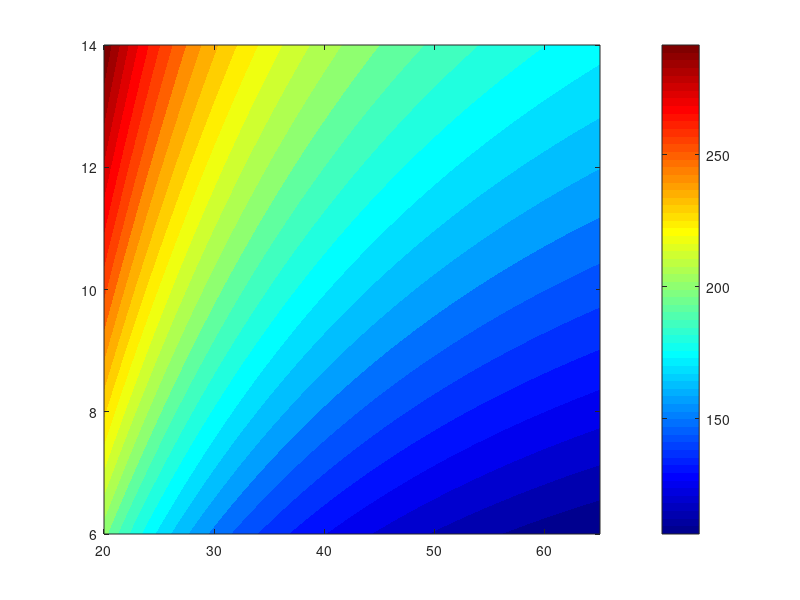

MATLAB code for this plot: (Note: this script raises an error after producing the figure.)
%% LandingDist.m
%{
Landing distance trade study for Arctic STOL aircraft.
Generates a contour heatmap of total landing distance as a function of
wing area (S) and aspect ratio (AR).

Landing distance is broken into two phases:
    d_landing = d_air + d_ground

    d_air    : Analytical air-phase distance (obstacle to touchdown).
               Combines 50 ft obstacle clearance and flare geometry,
               scaled by the approach L/D ratio (E = CL_max / CD).
               NOTE: High L/D (efficient wing) produces a LONGER d_air
               because the glide slope is flatter. This is the fundamental
               STOL tension — aerodynamic efficiency works against short-field
               landing performance.

    d_ground : Ground roll from V_TD = 1.3*Vstall to rest.
               Retarding forces: wheel brakes + aerodynamic drag + reverse thrust.
               Aero forces and T_rev evaluated at average speed 0.7 * V_TD.
               T_rev uses the same shaft-power method as TakeoffDist:
                   T_A  = P_A / (0.7 * V_TD)    [forward thrust at avg speed]
                   T_rev = eta_rev * T_A          [reverse thrust, beta-pitch]
               T_A and T_rev therefore change at every (AR, S) cell as
               V_TD varies with S through V_stall.

CD0 is split into two terms — one per flight phase:
    CD0_approach   = CD0_clean + CD0_flaps          [used for d_air only]
    CD0_groundroll = CD0_approach + CD0_spoilers    [used for d_ground only]
    CD0_flaps      = 0.0023 * flapSpanFraction * flapDeflection_deg
    CD0_spoilers   = Cd_spoiler_normal * (S_spoiler/S_ref) * sin(theta_spoiler)

Method references:
    Anderson, "Introduction to Flight", Landing Performance
    Raymer,   "Aircraft Design: A Conceptual Approach", Ch. 17
    Raymer,   Ch. 13 (propulsive reversal, turboprop reverse-pitch efficiency)

ITERATION NOTE:
    W_To, SHP, CD0_clean, and CL_max are estimates at this stage.
    Re-run every weight loop iteration as these values converge.
%}

clear; clc;

%% ============================================================
%%  SECTION 1 — USER INPUTS  (update every design iteration)
%% ============================================================

% --- Takeoff weight and fuel accounting ---
% W_To is the primary driver of V_stall and all force terms.
W_To          = 40000;   % Max takeoff gross weight [N]
                          % Update each iteration as weight estimate refines
fuel_fraction = 0.132;   % W_fuel / W_To  (total usable fuel as fraction of MTOW)
                          % Updated from Breguet range calculation each iteration
W_fuel_reserve = 500;     % Weight of fuel retained at landing [N]
                          %   Represents trapped/unusable fuel in lines and tanks
                          %   Not a fraction — set as an absolute weight so it
                          %   stays physically fixed regardless of fuel_fraction
                          %   Increase to model IFR divert reserve (heavier landing)

% --- Powerplant ---
% Same engine as TakeoffDist — SHP does not change between missions.
% T_A at landing is lower than at takeoff because V_TD > V_avg_TO,
% i.e. the turboprop produces less thrust at the higher landing speed.
SHP      = 1050;   % Total shaft horsepower, BOTH engines [hp]
                    % e.g. 2x PT6A-27 (~620 SHP each) — update after engine sel.
eta_prop = 0.80;   % Propeller efficiency during ground roll [--]
                    % Conservative value for partial-reverse beta range

% Convert SHP to available propulsive power [W]
P_shaft = SHP * 745.7;          % shaft power [W]  (1 hp = 745.7 W exactly)
P_A     = eta_prop * P_shaft;   % available propulsive power [W]
% NOTE: T_A = P_A / (0.7*V_TD) is computed INSIDE the sweep loop because
% V_TD changes with S at every cell (via V_stall → V_TD = 1.3*V_stall).

% --- Thrust reversal (PT6A-series turboprop, reverse-pitch propeller) ---
% PT6A turboprops achieve reverse thrust by driving blades into the
% beta / reverse-pitch range. No cascade hardware required.
% eta_rev = 0.60 per Raymer, "Aircraft Design: A Conceptual Approach",
% Ch. 13 (propulsion reversal analysis for turboprop/propeller installations).
% This is higher than the 0.45 used in the old script; 0.60 is Raymer's
% specific value for reverse-pitch propellers versus 0.45 for jet thrust
% reversers, making it the more physically appropriate source for this design.
eta_rev = 0.60;   % Reverse thrust effectiveness, PT6A beta-pitch [--]
% T_rev = eta_rev * T_A  is computed inside the sweep loop (T_A varies per cell)

% --- Drag: clean configuration ---
CD0_clean = 0.027;   % Parasite drag coefficient in clean (cruise) config [--]
                      % Refined from drag buildup (see Appendix A)

% --- Drag: flap contribution (landing — full deflection) ---
% Empirical formula for flap parasite drag increment:
%   CD0_flaps = 0.0023 * (flapSpanFraction) * (flapDeflection_deg)
% Source: Raymer, "Aircraft Design: A Conceptual Approach", flap drag tables.
% Landing uses full flap deflection (50 deg) vs. takeoff partial (30 deg),
% producing a significantly larger CD0 increment. This is physically correct
% and intentional — high drag on approach shortens d_air by steepening the
% glide slope (reducing E = CL/CD), which is the desired STOL behaviour.
flapSpanFraction   = 0.80;   % Fraction of semi-span covered by flaps [--]
flapDeflection_deg = 50;     % Full landing flap deflection [deg]
                               % Higher than takeoff (30 deg) — full deployment
CD0_flaps    = 0.0023 * flapSpanFraction * flapDeflection_deg;   % [--]
CD0_approach = CD0_clean + CD0_flaps;   % Total parasite drag at approach [--]
                                         % Used for d_air only (spoilers not yet deployed)

% --- Drag: spoiler contribution (ground roll only) ---
% Spoilers deploy on touchdown to kill lift and maximise braking normal force.
% They are NOT active during the airborne approach phase (d_air uses CD0_approach).
% Formula (Raymer drag buildup, spoiler panel):
%   Delta_CD0 = (Cd,spoiler,normal x S_spoiler,total x sin(theta)) / S_ref
% Because S_spoiler,total = (S_spoiler/S_ref) x S_ref, S_ref cancels:
%   Delta_CD0 = Cd,spoiler,normal x (S_spoiler/S_ref) x sin(theta_spoiler)
% CD0_spoilers is therefore a geometric constant independent of the S sweep.
Cd_spoiler_normal = 1.28;    % Normal-force drag coeff of spoiler panel [--]
                               % Flat-plate perpendicular-to-flow value
S_spoiler_ratio   = 0.1;     % S_spoiler,total / S_ref  [--]  (10% of wing area)
theta_spoiler_deg = 60;      % Spoiler deflection angle at touchdown [deg]
theta_spoiler_rad = theta_spoiler_deg * pi/180;

CD0_spoilers   = Cd_spoiler_normal * S_spoiler_ratio * sin(theta_spoiler_rad);   % [--]
CD0_groundroll = CD0_approach + CD0_spoilers;   % Parasite drag during ground roll [--]
                                                  % = CD0_clean + CD0_flaps + CD0_spoilers

% --- Lift kill factor (ground roll) ---
% Spoiler deployment collapses the lift distribution, reducing effective CL
% during the ground roll. This increases gear normal force and therefore
% available braking friction. liftKillFactor = fraction of CL_max retained.
% 0.20 means only 20% of approach lift acts on the wing during ground roll.
% Consistent with CA_TWvsWS_To_Land.m spoiler assumption.
liftKillFactor = 0.20;   % Fraction of CL_max_land retained with spoilers [--]

% --- Lift: landing configuration ---
% CL_max_land uses an 80% margin on the airfoil/flap CLmax per RFP §4.3.
% Base value 3.4 reflects a high-lift STOL airfoil + full Fowler flap;
% update once airfoil selection is finalised.
CL_max_land = 3.4 * 0.80;   % Aircraft CL_max in landing config [--] = 2.72

% --- Aerodynamic efficiency ---
e = 0.9;   % Oswald efficiency factor [--] (per RFP §4.3, clean config)

% --- Ground roll braking ---
mu_brake = 0.5;   % Braking friction coefficient (gravel runway, per RFP) [--]
                   % Consider running mu_brake = 0.3 as a wet/icy gravel
                   % sensitivity check for winter operations

% --- Atmosphere ---
rho_sea = 1.225;   % Sea-level ISA air density [kg/m^3]
g       = 9.81;    % Gravitational acceleration [m/s^2]

% --- Heatmap sweep ranges ---
AR_range = linspace(6,  14, 80);   % Aspect ratio sweep [--]
S_range  = linspace(20, 65, 80);   % Wing reference area [m^2]

%% ============================================================
%%  SECTION 2 — DERIVED LANDING WEIGHT AND CONSOLE HEADER
%% ============================================================

W_fuel_total  = fuel_fraction * W_To;                   % Total usable fuel [N]
W_fuel_burned = W_fuel_total  - W_fuel_reserve;         % Fuel consumed on mission [N]
W_landing     = W_To          - W_fuel_burned;          % Aircraft landing weight [N]
% Expanded: W_landing = W_To*(1 - fuel_fraction) + W_fuel_reserve

d_land_req  = 152.4;           % 500 ft field-length requirement [m]
d_land_marg = d_land_req * 0.90;   % 10% design margin target (= 137.2 m) [m]

fprintf('=== LandingDist.m — Parameter Summary ===\n')
fprintf('  W_To             : %6.0f N  (%.0f kg)\n',   W_To, W_To/g)
fprintf('  fuel_fraction    : %.3f  →  W_fuel = %.0f N\n', fuel_fraction, W_fuel_total)
fprintf('  W_fuel_reserve   : %.0f N  (trapped/unusable fuel)\n', W_fuel_reserve)
fprintf('  W_fuel_burned    : %.0f N\n', W_fuel_burned)
fprintf('  LANDING WEIGHT   : %.0f N  (%.0f kg,  %.1f%% of MTOW)\n', ...
    W_landing, W_landing/g, 100*W_landing/W_To)
fprintf('  SHP (total)      : %6.0f hp  →  P_shaft = %.1f kW\n', SHP, P_shaft/1e3)
fprintf('  eta_prop         : %.2f  →  P_A = %.1f kW\n', eta_prop, P_A/1e3)
fprintf('  eta_rev          : %.2f  (Raymer Ch.13, reverse-pitch turboprop)\n', eta_rev)
fprintf('  CD0_clean        : %.4f\n', CD0_clean)
fprintf('  flapSpan%%        : %.0f%%\n', flapSpanFraction*100)
fprintf('  flapDeflect      : %.0f deg  (full landing flap)\n', flapDeflection_deg)
fprintf('  CD0_flaps        : %.4f  (= 0.0023 × %.2f × %.0f)\n', ...
    CD0_flaps, flapSpanFraction, flapDeflection_deg)
fprintf('  CD0_approach     : %.4f  (clean + flaps, air phase)\n', CD0_approach)
fprintf('  Cd_spoiler_norm  : %.2f\n', Cd_spoiler_normal)
fprintf('  S_spoiler/S_ref  : %.2f\n', S_spoiler_ratio)
fprintf('  theta_spoiler    : %.0f deg\n', theta_spoiler_deg)
fprintf('  CD0_spoilers     : %.4f  (= %.2f x %.2f x sin(%.0f deg))\n', ...
    CD0_spoilers, Cd_spoiler_normal, S_spoiler_ratio, theta_spoiler_deg)
fprintf('  CD0_groundroll   : %.4f  (clean + flaps + spoilers, ground roll)\n', CD0_groundroll)
fprintf('  liftKillFactor   : %.2f  (CL fraction retained with spoilers)\n', liftKillFactor)
fprintf('  CL_max_land      : %.4f  (= 3.4 × 0.80)\n', CL_max_land)
fprintf('  e                : %.2f\n', e)
fprintf('  mu_brake         : %.2f  (gravel runway, per RFP)\n', mu_brake)
fprintf('  d_req            : %.1f m  (500 ft)\n', d_land_req)
fprintf('  d_margin         : %.1f m  (10%% margin)\n\n', d_land_marg)

%% ============================================================
%%  SECTION 3 — LANDING DISTANCE SWEEP  (AR x S double loop)
%% ============================================================

d_landing_map = zeros(length(AR_range), length(S_range));
d_air_map     = zeros(length(AR_range), length(S_range));   % component breakout
d_ground_map  = zeros(length(AR_range), length(S_range));   % component breakout
T_A_map       = zeros(length(AR_range), length(S_range));   % available thrust map
T_rev_map     = zeros(length(AR_range), length(S_range));   % reverse thrust map

for i = 1:length(AR_range)
    for j = 1:length(S_range)

        AR = AR_range(i);
        S  = S_range(j);

        % Induced drag factor
        k = 1 / (pi * AR * e);   % [--]

        % ---- STALL AND APPROACH SPEEDS ----
        % Stall speed at landing weight, sea level, full-flap CL_max
        V_stall = sqrt(2*W_landing / (rho_sea*S*CL_max_land));   % [m/s]

        % Touchdown speed: 1.3 * Vstall (FAR 23 landing convention)
        V_TD = 1.3 * V_stall;   % [m/s]

        % Average ground roll speed — same 0.7 factor as TakeoffDist
        V_avg_gnd = 0.7 * V_TD;   % [m/s]

        % ---- AVAILABLE AND REVERSE THRUST (speed-dependent) ----
        % Mirroring TakeoffDist methodology: T = P_A / V at average speed.
        % Using V_avg_gnd = 0.7*V_TD as the representative ground roll speed.
        % T_A is HIGHER at lower V (turboprop physics), so it changes at every
        % cell as V_TD shifts with S. Larger S → lower V_stall → lower V_TD
        % → lower V_avg_gnd → higher T_A and T_rev.
        T_A   = P_A / V_avg_gnd;          % forward thrust at avg gnd speed [N]
        T_rev = eta_rev * T_A;             % effective reverse thrust [N]
                                            % (Raymer Ch.13: 0.60 for beta-pitch)

        % ---- DRAG POLAR (landing / approach configuration) ----
        % Total CD at CL_max_land — operating point on approach and ground roll
        CD = CD0_approach + k*(CL_max_land^2);   % [--]

        % Approach L/D at CL_max.
        % STOL trade-off: high E = flat glide = longer d_air.
        % Full landing flap (50 deg) deliberately increases CD0_approach to
        % reduce E and steepen the glide — shortening d_air at the cost of
        % higher approach drag. This is the correct STOL design intent.
        E = CL_max_land / CD;   % [--]

        % ---- AIR PHASE  (d_air) ----
        % '15' = 50 ft obstacle height (15.24 m, rounded per convention)
        % '0.133*Vstall^2/(2g)' captures the flare geometry contribution
        % Scaled by E: a high-L/D aircraft covers more ground in the air
        d_air = E * (15 + (0.133*(V_stall^2)/(2*g)));   % [m]

        % ---- GROUND ROLL  (d_ground) ----
        % Separate drag polar for ground roll: CD0_groundroll includes spoiler term.
        % Spoilers are deployed at touchdown — NOT during the airborne approach.
        % d_air used CD0_approach; d_ground uses CD0_groundroll.
        CD_gnd = CD0_groundroll + k*(CL_max_land^2);   % ground roll drag polar [--]

        % Evaluate aero forces at V_avg_gnd = 0.7*V_TD
        q_landing = 0.5 * rho_sea * (V_avg_gnd^2);   % dynamic pressure [Pa]

        % Lift during ground roll — multiplied by liftKillFactor (0.20) to
        % account for spoiler deployment collapsing the lift distribution.
        % Reduced lift → higher normal force on gear → more braking friction.
        L_landing = q_landing * S * CL_max_land * liftKillFactor;   % [N]

        % Aerodynamic drag during ground roll — uses CD0_groundroll (with spoilers)
        D_landing = q_landing * S * CD_gnd;   % [N]

        % Denominator guard: all three retarding forces must be positive.
        % If T_rev alone exceeds the other terms this is non-physical —
        % should not occur at realistic SHP values but worth checking.
        denom = D_landing + T_rev + mu_brake*(W_landing - L_landing);

        if denom <= 0
            % Cannot decelerate — guard against non-physical parameter combinations
            d_landing_map(i,j) = Inf;
            d_air_map(i,j)     = d_air;
            d_ground_map(i,j)  = Inf;
            T_A_map(i,j)       = T_A;
            T_rev_map(i,j)     = T_rev;
            continue
        end

        % Ground roll distance.
        % Factor 1.69 is the landing analogue of the 1.44 takeoff factor,
        % corrected for starting at V_TD rather than accelerating from rest.
        % T_rev is in the denominator: larger reverse thrust → shorter d_ground.
        d_ground = 1.69 * W_landing^2 / ...
            (rho_sea * g * S * CL_max_land * denom);   % [m]

        % ---- TOTAL LANDING DISTANCE ----
        d_landing_map(i,j) = d_air + d_ground;

        % Store components for command-window diagnostics
        d_air_map(i,j)    = d_air;
        d_ground_map(i,j) = d_ground;
        T_A_map(i,j)      = T_A;
        T_rev_map(i,j)    = T_rev;

    end
end

%% ============================================================
%%  SECTION 4 — HEATMAP PLOT
%% ============================================================

[S_grid, AR_grid] = meshgrid(S_range, AR_range);

figure('Name', 'Landing Distance Heatmap', 'Position', [100 100 900 650]);

% Filled colour field — matching TakeoffDist.m style
contourf(S_grid, AR_grid, d_landing_map, 30, 'LineColor', 'none');
colormap(jet);
cb = colorbar;
cb.Label.String = 'Landing Distance  d_{land}  [m]';
cb.FontSize = 11;
clim([50 200]);   % 50 m lower bound (no realistic landing is shorter);
                   % 200 m upper bound saturates infeasible/long cells red

hold on;

% Labelled contour lines for readability
[C_all, h_all] = contour(S_grid, AR_grid, d_landing_map, 10, ...
    'LineColor', [0.15 0.15 0.15], 'LineWidth', 0.7);
clabel(C_all, h_all, 'FontSize', 8, 'Color', [0.1 0.1 0.1]);

% 500 ft (152.4 m) requirement boundary — primary design constraint
[C_req, h_req] = contour(S_grid, AR_grid, d_landing_map, ...
    [d_land_req d_land_req], 'r-', 'LineWidth', 2.5);
clabel(C_req, h_req, 'FontSize', 10, 'Color', 'r', ...
    'FontWeight', 'bold', 'LabelSpacing', 300);

% 10% design margin contour in white dashed
[C_marg, h_marg] = contour(S_grid, AR_grid, d_landing_map, ...
    [d_land_marg d_land_marg], 'w--', 'LineWidth', 1.8);
clabel(C_marg, h_marg, 'FontSize', 9, 'Color', 'w', 'LabelSpacing', 300);

xlabel('Wing Reference Area,  S  [m^2]', 'FontSize', 12);
ylabel('Aspect Ratio,  AR',              'FontSize', 12);
title({sprintf('Landing Distance [m]  |  W_{land} = %.1f kN  (W_{TO} = %.1f kN),  P_A = %.0f kW  (%.0f SHP × \\eta_{prop}=%.2f)', ...
        W_landing/1e3, W_To/1e3, P_A/1e3, SHP, eta_prop), ...
       sprintf('CL_{max,land} = %.3f  (3.4×0.80),  CD0_{app} = %.4f  (clean %.4f + flap %.4f),  \\eta_{rev} = %.2f,  \\mu_{brake} = %.2f', ...
        CL_max_land, CD0_approach, CD0_clean, CD0_flaps, eta_rev, mu_brake)}, ...
    'FontSize', 10);

h_r = plot(NaN, NaN, 'r-',  'LineWidth', 2.5);
h_m = plot(NaN, NaN, 'w--', 'LineWidth', 1.8);
legend([h_r, h_m], ...
    {sprintf('500 ft limit  (%.1f m)', d_land_req), ...
     sprintf('10%% margin target  (%.0f m)', d_land_marg)}, ...
    'Location', 'northeast', 'FontSize', 10);

annotation('textbox', [0.12 0.01 0.78 0.035], ...
    'String', ['NOTE: W_{TO}, SHP, CD0, CL_{max} are preliminary estimates. ' ...
               'Re-run after each weight loop iteration and engine selection.'], ...
    'FontSize', 8, 'EdgeColor', 'none', 'HorizontalAlignment', 'center', ...
    'Color', [0.35 0.35 0.35]);

hold off;

%% ============================================================
%%  SECTION 5 — PRINTED SUMMARY
%% ============================================================

fprintf('=== Landing Distance Results ===\n')
fprintf('  500 ft requirement    : <= %.1f m\n', d_land_req)
fprintf('  10%% margin target     : <= %.1f m\n', d_land_marg)

finite_vals = d_landing_map(isfinite(d_landing_map));
if ~isempty(finite_vals)
    fprintf('  Min distance (sweep)  : %.1f m  (%.0f ft)\n', ...
        min(finite_vals), min(finite_vals)/0.3048)
    fprintf('  Max finite distance   : %.1f m  (%.0f ft)\n', ...
        max(finite_vals), max(finite_vals)/0.3048)
    n_pass = nnz(d_landing_map(:) <= d_land_req);
    n_tot  = numel(d_landing_map);
    fprintf('  Feasible cells        : %d / %d  (%.0f%%)\n\n', ...
        n_pass, n_tot, 100*n_pass/n_tot)
else
    fprintf('  WARNING: No feasible cells found. Check SHP and W_To.\n\n')
end

% Mid-range sample point — full component breakdown to command window
AR_s  = AR_range(round(end/2));
S_s   = S_range(round(end/2));
k_s   = 1/(pi*AR_s*e);
Vs_s  = sqrt(2*W_landing/(rho_sea*S_s*CL_max_land));
VTD_s = 1.3  * Vs_s;
Vag_s = 0.7  * VTD_s;
TA_s  = P_A  / Vag_s;
Tr_s  = eta_rev * TA_s;
% Air phase — uses CD0_approach (no spoilers airborne)
CD_s      = CD0_approach + k_s*CL_max_land^2;
E_s       = CL_max_land / CD_s;
da_s      = E_s*(15 + 0.133*Vs_s^2/(2*g));

% Ground roll — uses CD0_groundroll (spoilers) and liftKillFactor
CD_gnd_s  = CD0_groundroll + k_s*CL_max_land^2;
ql_s      = 0.5*rho_sea*Vag_s^2;
Ll_s      = ql_s*S_s*CL_max_land * liftKillFactor;   % lift killed by spoilers
Dl_s      = ql_s*S_s*CD_gnd_s;
dn_s      = Dl_s + Tr_s + mu_brake*(W_landing - Ll_s);
dg_s      = 1.69*W_landing^2 / (rho_sea*g*S_s*CL_max_land*dn_s);

fprintf('  --- Sample point: AR = %.1f, S = %.1f m^2 ---\n', AR_s, S_s)
fprintf('  V_stall       = %.2f m/s  (%.1f kts)\n', Vs_s,  Vs_s/0.5144)
fprintf('  V_TD          = %.2f m/s  (%.1f kts)\n', VTD_s, VTD_s/0.5144)
fprintf('  V_avg_gnd     = %.2f m/s  (%.1f kts)\n', Vag_s, Vag_s/0.5144)
fprintf('  T_A (V_avg)   = %.1f N  (%.2f kN)\n',   TA_s,  TA_s/1e3)
fprintf('  T_rev         = %.1f N  (%.2f kN)  (eta_rev=%.2f)\n', Tr_s, Tr_s/1e3, eta_rev)
fprintf('  --- Air phase (no spoilers) ---\n')
fprintf('  CD0_approach  = %.4f\n', CD0_approach)
fprintf('  CD (approach) = %.4f\n', CD_s)
fprintf('  L/D (appch)   = %.3f\n', E_s)
gamma_s = atan(1/E_s) * (180/pi);   % cot(gamma) = E  →  tan(gamma) = 1/E
fprintf('  Glide angle   = %.2f deg  (cot(gamma) = L/D = %.3f)\n', gamma_s, E_s)
fprintf('  d_air         = %.1f m  (%.0f ft)\n', da_s, da_s/0.3048)
fprintf('  --- Ground roll (spoilers + liftKill=%.2f) ---\n', liftKillFactor)
fprintf('  CD0_groundroll= %.4f  (appch + spoilers %.4f)\n', CD0_groundroll, CD0_spoilers)
fprintf('  CD (gnd roll) = %.4f\n', CD_gnd_s)
fprintf('  L_landing     = %.1f N  (%.0f%% of no-spoiler lift)\n', Ll_s, liftKillFactor*100)
fprintf('  D_landing     = %.1f N\n', Dl_s)
fprintf('  d_ground      = %.1f m  (%.0f ft)\n', dg_s, dg_s/0.3048)
fprintf('  d_landing     = %.1f m  (%.0f ft)\n', da_s+dg_s, (da_s+dg_s)/0.3048)
if da_s+dg_s <= d_land_req
    fprintf('  STATUS: PASS  (%.1f m below limit)\n', d_land_req-(da_s+dg_s))
else
    fprintf('  STATUS: FAIL  (%.1f m over limit)\n', (da_s+dg_s)-d_land_req)
end
